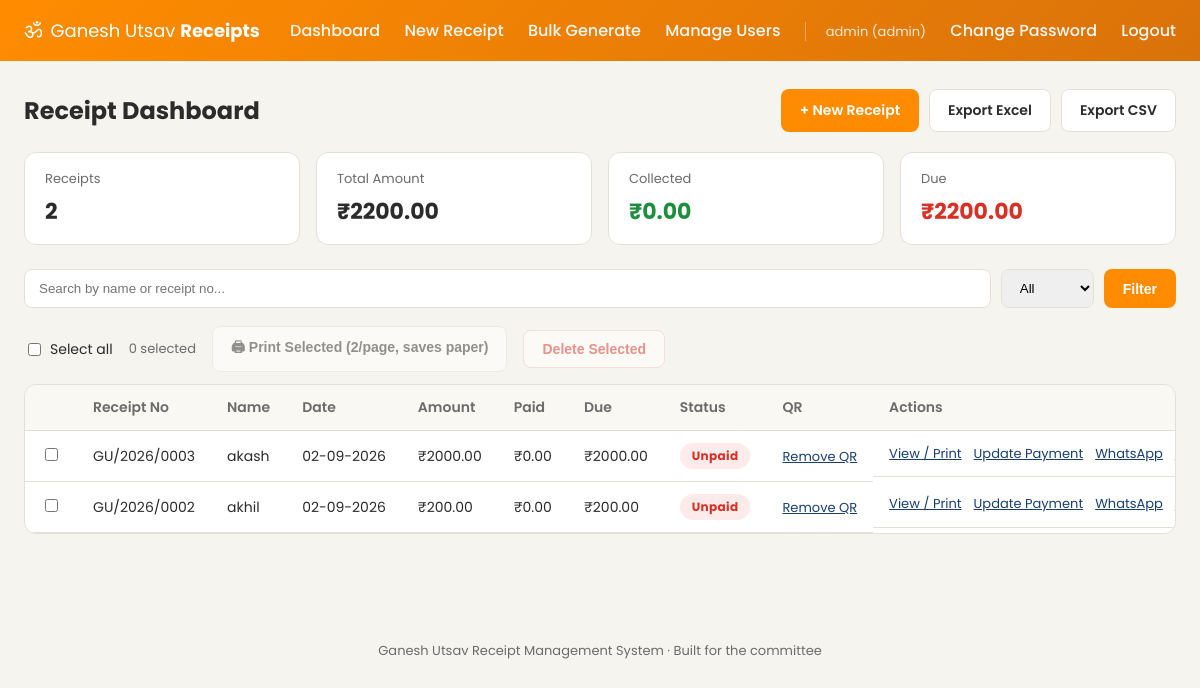
The app's page /dashboard (signed in) with its own data.
### tables this page shows
CREATE TABLE receipts (
            id INTEGER PRIMARY KEY AUTOINCREMENT,
            receipt_no TEXT UNIQUE NOT NULL,
            date TEXT NOT NULL,
            name TEXT NOT NULL,
            address TEXT NOT NULL,
            phone TEXT,
            purpose TEXT NOT NULL DEFAULT 'Ganesh Chanda',
            total_amount REAL NOT NULL,
            paid_amount REAL NOT NULL DEFAULT 0,
            due_amount REAL NOT NULL,
            mode TEXT NOT NULL DEFAULT 'Cash',
            status TEXT NOT NULL DEFAULT 'Unpaid',
            show_qr INTEGER NOT NULL DEFAULT 1,
            created_at TEXT NOT NULL
        );

### app.py (the view)
@app.route("/dashboard")
@login_required
def dashboard():
    search = request.args.get("q", "").strip()
    status = request.args.get("status", "All")
    receipts = db.list_receipts(search=search or None, status=status)
    totals = {
        "count": len(receipts),
        "total": sum(r["total_amount"] for r in receipts),
        "paid": sum(r["paid_amount"] for r in receipts),
        "due": sum(r["due_amount"] for r in receipts),
    }
    return render_template(
        "dashboard.html",
        receipts=receipts,
        search=search,
        status=status,
        totals=totals,
        statuses=["All", "Paid", "Partial", "Unpaid"],
    )

### app.py (called while the page is built)
def login_required(view):
    @wraps(view)
    def wrapped(*args, **kwargs):
        if not session.get("user_id"):
            return redirect(url_for("login", next=request.path))
        return view(*args, **kwargs)
    return wrapped

@app.context_processor
def inject_current_user():
    return {
        "current_username": session.get("username"),
        "current_role": session.get("role"),
    }

### db.py (called while the page is built)
def get_conn():
    conn = sqlite3.connect(DB_PATH)
    conn.row_factory = sqlite3.Row
    conn.execute("PRAGMA foreign_keys = ON")
    return conn

def list_receipts(search=None, status=None):
    query = "SELECT * FROM receipts WHERE 1=1"
    params = []
    if search:
        query += " AND (name LIKE ? OR receipt_no LIKE ?)"
        like = f"%{search}%"
        params.extend([like, like])
    if status and status != "All":
        query += " AND status = ?"
        params.append(status)
    query += " ORDER BY id DESC"
    conn = get_conn()
    rows = conn.execute(query, params).fetchall()
    conn.close()
    return rows

### templates/dashboard.html (shortened to what this page needs)
{% extends "base.html" %}
{% block content %}
<div class="page-head">
  <h1>Receipt Dashboard</h1>
  <div class="page-head-actions">
    <a class="btn btn-primary" href="{{ url_for('new_receipt') }}">+ New Receipt</a>
    <a class="btn btn-outline" href="{{ url_for('export_excel') }}">Export Excel</a>
    <a class="btn btn-outline" href="{{ url_for('export_csv') }}">Export CSV</a>
  </div>
</div>
<div class="stat-cards">
  <div class="stat-card">
    <div class="stat-label">Receipts</div>
    <div class="stat-value">{{ totals.count }}</div>
  </div>
  <div class="stat-card">
    <div class="stat-label">Total Amount</div>
    <div class="stat-value">₹{{ "%.2f"|format(totals.total) }}</div>
  </div>
  <div class="stat-card stat-good">
    <div class="stat-label">Collected</div>
    <div class="stat-value">₹{{ "%.2f"|format(totals.paid) }}</div>
  </div>
  <div class="stat-card stat-bad">
    <div class="stat-label">Due</div>
    <div class="stat-value">₹{{ "%.2f"|format(totals.due) }}</div>
  </div>
</div>
<form class="filter-bar" method="get" action="{{ url_for('dashboard') }}">
  <input type="text" name="q" value="{{ search }}" placeholder="Search by name or receipt no...">
  <select name="status">
    {% for s in statuses %}
      <option value="{{ s }}" {% if s == status %}selected{% endif %}>{{ s }}</option>
    {% endfor %}
  </select>
  <button class="btn btn-primary" type="submit">Filter</button>
</form>
<form id="selectionForm">
<div class="bulk-bar">
  <label class="bulk-select-all"><input type="checkbox" id="selectAll"> Select all</label>
  <span id="selectedCount" class="bulk-count">0 selected</span>
  <button type="button" class="btn btn-outline" id="printSelectedBtn" disabled>🖨 Print Selected (2/page, saves paper)</button>
  <button type="button" class="btn btn-outline btn-danger" id="deleteSelectedBtn" disabled>Delete Selected</button>
</div>
<div class="table-wrap">
<table class="receipt-table">
  <thead>
    <tr>
      <th></th>
      <th>Receipt No</th>
      <th>Name</th>
      <th>Date</th>
      <th>Amount</th>
      <th>Paid</th>
      <th>Due</th>
      <th>Status</th>
      <th>QR</th>
      <th>Actions</th>
    </tr>
  </thead>
  <tbody>
    {% for r in receipts %}
    <tr>
      <td><input type="checkbox" class="row-check" name="ids" value="{{ r.id }}"></td>
      <td>{{ r.receipt_no }}</td>
      <td>{{ r.name }}</td>
      <td>{{ r.date }}</td>
      <td>₹{{ "%.2f"|format(r.total_amount) }}</td>
      <td>₹{{ "%.2f"|format(r.paid_amount) }}</td>
      <td>₹{{ "%.2f"|format(r.due_amount) }}</td>
      <td><span class="badge badge-{{ r.status|lower }}">{{ r.status }}</span></td>
      <td>
        <form method="post" action="{{ url_for('toggle_qr', receipt_id=r.id) }}" style="display:inline;">
          <button type="submit" class="link-btn">{{ "Remove QR" if r.show_qr else "Add QR" }}</button>
        </form>
      </td>
      <td class="actions-cell">
        <a class="link-btn" href="{{ url_for('view_receipt', receipt_id=r.id) }}" target="_blank">View / Print</a>
        {% if r.status != "Paid" %}
        <button class="link-btn" onclick="openPaymentModal({{ r.id }}, '{{ r.receipt_no }}', {{ r.total_amount }}, {{ r.paid_amount }})">Update Payment</button>
        {% endif %}
        <a class="link-btn" href="{{ url_for('whatsapp_receipt', receipt_id=r.id) }}">WhatsApp</a>
      </td>
    </tr>
    {% else %}
    <tr><td colspan="10" class="empty-row">No receipts found.</td></tr>
    {% endfor %}
  </tbody>
</table>
</div>
</form>
{% endblock %}

### static/css/style.css (style rules this page uses)
:root { --saffron: #ff8c00; --saffron-dark: #d9720a; --blue: #1a3e72; --green: #1e8e3e; --red: #d93025; --orange: #e8710a; --bg: #f6f4ef; --card: #ffffff; --text: #2b2b2b; --muted: #6b6b6b; --border: #e4e0d6; }
* { box-sizing: border-box; }
body { margin: 0; font-family: 'Poppins', 'Noto Sans Telugu', sans-serif; background: var(--bg); color: var(--text); }
.page-head { display: flex; justify-content: space-between; align-items: center; flex-wrap: wrap; gap: 12px; margin-bottom: 20px; }
.page-head h1 { margin: 0; font-size: 24px; }
.page-head-actions { display: flex; gap: 10px; flex-wrap: wrap; }
.btn { display: inline-block; padding: 10px 18px; border-radius: 8px; text-decoration: none; font-weight: 600; font-size: 14px; border: 1px solid transparent; cursor: pointer; }
.btn-primary { background: var(--saffron); color: white; }
.btn-outline { background: white; color: var(--text); border-color: var(--border); }
.stat-cards { display: grid; grid-template-columns: repeat(4, 1fr); gap: 16px; margin-bottom: 24px; }
.stat-card { background: var(--card); border: 1px solid var(--border); border-radius: 12px; padding: 16px 20px; }
.stat-label { color: var(--muted); font-size: 13px; margin-bottom: 6px; }
.stat-value { font-size: 22px; font-weight: 700; }
.stat-good .stat-value { color: var(--green); }
.stat-bad .stat-value { color: var(--red); }
.filter-bar { display: flex; gap: 10px; margin-bottom: 18px; flex-wrap: wrap; }
.filter-bar input[type="text"] { flex: 1; min-width: 220px; padding: 10px 14px; border-radius: 8px; border: 1px solid var(--border); }
.filter-bar select { padding: 10px 14px; border-radius: 8px; border: 1px solid var(--border); }
.btn-danger { color: #d93025; border-color: #f4c7c3; }
.btn:disabled { opacity: 0.5; cursor: not-allowed; }
.bulk-bar { display: flex; align-items: center; gap: 16px; margin-bottom: 12px; flex-wrap: wrap; font-size: 14px; }
.bulk-select-all { display: flex; align-items: center; gap: 6px; }
.bulk-count { color: var(--muted); font-size: 13px; }
.table-wrap { background: var(--card); border: 1px solid var(--border); border-radius: 12px; overflow-x: auto; }
.receipt-table { width: 100%; border-collapse: collapse; font-size: 14px; }
.receipt-table th, .receipt-table td { padding: 12px 16px; text-align: left; border-bottom: 1px solid var(--border); white-space: nowrap; }
.receipt-table th { background: #faf8f3; color: var(--muted); font-weight: 600; }
.badge { display: inline-block; padding: 4px 12px; border-radius: 999px; font-size: 12px; font-weight: 700; letter-spacing: 0.03em; }
.badge-unpaid { background: #fdeaea; color: var(--red); }
.actions-cell { display: flex; gap: 12px; align-items: center; }
.link-btn { background: none; border: none; color: var(--blue); text-decoration: underline; cursor: pointer; font-size: 13px; padding: 0; font-family: inherit; }

### records on screen
receipts: receipt_no "GU/2026/0003", name "akash", date "02-09-2026", total_amount "2000.00", paid_amount "0.00", due_amount "2000.00", status "Unpaid", show_qr "Remove QR"
receipts: receipt_no "GU/2026/0002", name "akhil", date "02-09-2026", total_amount "200.00", paid_amount "0.00", due_amount "200.00", status "Unpaid", show_qr "Remove QR"

### other values on screen
{{ current_username }} "admin"
{{ current_role }} "admin"
{{ totals.count }} "2"
{{ "%.2f"|format(totals.total) }} "2200.00"
{{ "%.2f"|format(totals.paid) }} "0.00"
{{ "%.2f"|format(totals.due) }} "2200.00"
form field status "All"
